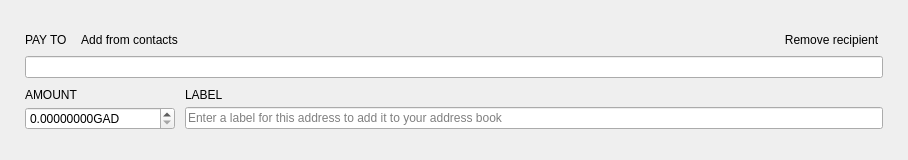
<?xml version="1.0" encoding="UTF-8"?>
<ui version="4.0">
 <class>TransferFrame</class>
 <widget class="QFrame" name="TransferFrame">
  <property name="geometry">
   <rect>
    <x>0</x>
    <y>0</y>
    <width>908</width>
    <height>160</height>
   </rect>
  </property>
  <property name="sizePolicy">
   <sizepolicy hsizetype="Preferred" vsizetype="Preferred">
    <horstretch>0</horstretch>
    <verstretch>150</verstretch>
   </sizepolicy>
  </property>
  <property name="minimumSize">
   <size>
    <width>0</width>
    <height>160</height>
   </size>
  </property>
  <property name="maximumSize">
   <size>
    <width>16777215</width>
    <height>160</height>
   </size>
  </property>
  <property name="windowTitle">
   <string>Frame</string>
  </property>
  <property name="styleSheet">
   <string notr="true"/>
  </property>
  <property name="frameShape">
   <enum>QFrame::NoFrame</enum>
  </property>
  <property name="frameShadow">
   <enum>QFrame::Plain</enum>
  </property>
  <layout class="QVBoxLayout" name="verticalLayout">
   <property name="spacing">
    <number>10</number>
   </property>
   <property name="leftMargin">
    <number>25</number>
   </property>
   <property name="rightMargin">
    <number>25</number>
   </property>
   <item>
    <spacer name="verticalSpacer_2">
     <property name="orientation">
      <enum>Qt::Vertical</enum>
     </property>
     <property name="sizeHint" stdset="0">
      <size>
       <width>20</width>
       <height>40</height>
      </size>
     </property>
    </spacer>
   </item>
   <item>
    <layout class="QGridLayout" name="gridLayout">
     <property name="verticalSpacing">
      <number>5</number>
     </property>
     <item row="0" column="0">
      <widget class="WalletGui::WalletNormalGrayTextLabel" name="m_payToTextLabel">
       <property name="sizePolicy">
        <sizepolicy hsizetype="Minimum" vsizetype="Minimum">
         <horstretch>0</horstretch>
         <verstretch>0</verstretch>
        </sizepolicy>
       </property>
       <property name="text">
        <string>PAY TO</string>
       </property>
       <property name="alignment">
        <set>Qt::AlignLeading|Qt::AlignLeft|Qt::AlignVCenter</set>
       </property>
       <property name="margin">
        <number>0</number>
       </property>
       <property name="indent">
        <number>0</number>
       </property>
      </widget>
     </item>
     <item row="0" column="1">
      <widget class="WalletGui::WalletTinyLinkLikeButton" name="m_addressBookButton">
       <property name="sizePolicy">
        <sizepolicy hsizetype="Preferred" vsizetype="Minimum">
         <horstretch>0</horstretch>
         <verstretch>0</verstretch>
        </sizepolicy>
       </property>
       <property name="cursor">
        <cursorShape>PointingHandCursor</cursorShape>
       </property>
       <property name="focusPolicy">
        <enum>Qt::NoFocus</enum>
       </property>
       <property name="layoutDirection">
        <enum>Qt::LeftToRight</enum>
       </property>
       <property name="text">
        <string>Add from contacts</string>
       </property>
       <property name="flat">
        <bool>true</bool>
       </property>
      </widget>
     </item>
     <item row="0" column="2">
      <spacer name="horizontalSpacer">
       <property name="orientation">
        <enum>Qt::Horizontal</enum>
       </property>
       <property name="sizeHint" stdset="0">
        <size>
         <width>318</width>
         <height>10</height>
        </size>
       </property>
      </spacer>
     </item>
     <item row="0" column="3" alignment="Qt::AlignBottom">
      <widget class="WalletGui::WalletTinyLinkLikeButton" name="m_removeButton">
       <property name="sizePolicy">
        <sizepolicy hsizetype="Preferred" vsizetype="Minimum">
         <horstretch>0</horstretch>
         <verstretch>0</verstretch>
        </sizepolicy>
       </property>
       <property name="cursor">
        <cursorShape>PointingHandCursor</cursorShape>
       </property>
       <property name="focusPolicy">
        <enum>Qt::NoFocus</enum>
       </property>
       <property name="text">
        <string>Remove recipient</string>
       </property>
       <property name="flat">
        <bool>true</bool>
       </property>
      </widget>
     </item>
     <item row="1" column="0" colspan="4">
      <widget class="WalletGui::ClearableLineEdit" name="m_sendAddressEdit">
       <property name="styleSheet">
        <string notr="true">[errorState=&quot;true&quot;] {
  border-color: #ef3131;
}</string>
       </property>
      </widget>
     </item>
    </layout>
   </item>
   <item>
    <layout class="QGridLayout" name="gridLayout_2">
     <property name="verticalSpacing">
      <number>5</number>
     </property>
     <item row="0" column="0">
      <widget class="WalletGui::WalletNormalGrayTextLabel" name="m_amountTextLabel">
       <property name="text">
        <string>AMOUNT</string>
       </property>
       <property name="alignment">
        <set>Qt::AlignBottom|Qt::AlignLeading|Qt::AlignLeft</set>
       </property>
       <property name="indent">
        <number>0</number>
       </property>
      </widget>
     </item>
     <item row="0" column="1">
      <widget class="WalletGui::WalletNormalGrayTextLabel" name="m_labelTextLabel">
       <property name="text">
        <string>LABEL</string>
       </property>
       <property name="alignment">
        <set>Qt::AlignBottom|Qt::AlignLeading|Qt::AlignLeft</set>
       </property>
       <property name="indent">
        <number>0</number>
       </property>
      </widget>
     </item>
     <item row="1" column="0">
      <widget class="QDoubleSpinBox" name="m_sendAmountSpin">
       <property name="focusPolicy">
        <enum>Qt::ClickFocus</enum>
       </property>
       <property name="layoutDirection">
        <enum>Qt::LeftToRight</enum>
       </property>
       <property name="styleSheet">
        <string notr="true">[errorState=&quot;true&quot;] {
  border-color: #ef3131;
}</string>
       </property>
       <property name="buttonSymbols">
        <enum>QAbstractSpinBox::UpDownArrows</enum>
       </property>
       <property name="suffix">
        <string notr="true">GAD</string>
       </property>
       <property name="decimals">
        <number>8</number>
       </property>
       <property name="maximum">
        <double>1000000000000.000000000000000</double>
       </property>
      </widget>
     </item>
     <item row="1" column="1">
      <widget class="WalletGui::ClearableLineEdit" name="m_sendLabelEdit">
       <property name="styleSheet">
        <string notr="true">[errorState=&quot;true&quot;] {
  border-color: #ef3131;
}</string>
       </property>
       <property name="placeholderText">
        <string>Enter a label for this address to add it to your address book</string>
       </property>
      </widget>
     </item>
    </layout>
   </item>
   <item>
    <spacer name="verticalSpacer">
     <property name="orientation">
      <enum>Qt::Vertical</enum>
     </property>
     <property name="sizeHint" stdset="0">
      <size>
       <width>20</width>
       <height>40</height>
      </size>
     </property>
    </spacer>
   </item>
  </layout>
 </widget>
 <customwidgets>
  <customwidget>
   <class>WalletGui::WalletNormalGrayTextLabel</class>
   <extends>QLabel</extends>
   <header>Gui/Common/WalletTextLabel.h</header>
  </customwidget>
  <customwidget>
   <class>WalletGui::WalletTinyLinkLikeButton</class>
   <extends>QPushButton</extends>
   <header>Gui/Common/WalletLinkLikeButton.h</header>
  </customwidget>
  <customwidget>
   <class>WalletGui::ClearableLineEdit</class>
   <extends>QLineEdit</extends>
   <header>Gui/Common/ClearableLineEdit.h</header>
  </customwidget>
 </customwidgets>
 <tabstops>
  <tabstop>m_sendAddressEdit</tabstop>
  <tabstop>m_sendAmountSpin</tabstop>
  <tabstop>m_sendLabelEdit</tabstop>
  <tabstop>m_addressBookButton</tabstop>
  <tabstop>m_removeButton</tabstop>
 </tabstops>
 <resources/>
 <connections>
  <connection>
   <sender>m_removeButton</sender>
   <signal>clicked()</signal>
   <receiver>TransferFrame</receiver>
   <slot>deleteLater()</slot>
   <hints>
    <hint type="sourcelabel">
     <x>797</x>
     <y>41</y>
    </hint>
    <hint type="destinationlabel">
     <x>445</x>
     <y>79</y>
    </hint>
   </hints>
  </connection>
  <connection>
   <sender>m_addressBookButton</sender>
   <signal>clicked()</signal>
   <receiver>TransferFrame</receiver>
   <slot>addressBookClicked()</slot>
   <hints>
    <hint type="sourcelabel">
     <x>136</x>
     <y>41</y>
    </hint>
    <hint type="destinationlabel">
     <x>445</x>
     <y>79</y>
    </hint>
   </hints>
  </connection>
  <connection>
   <sender>m_sendAddressEdit</sender>
   <signal>textChanged(QString)</signal>
   <receiver>TransferFrame</receiver>
   <slot>labelOrAddressChanged(QString)</slot>
   <hints>
    <hint type="sourcelabel">
     <x>445</x>
     <y>56</y>
    </hint>
    <hint type="destinationlabel">
     <x>445</x>
     <y>79</y>
    </hint>
   </hints>
  </connection>
  <connection>
   <sender>m_sendLabelEdit</sender>
   <signal>textChanged(QString)</signal>
   <receiver>TransferFrame</receiver>
   <slot>labelOrAddressChanged(QString)</slot>
   <hints>
    <hint type="sourcelabel">
     <x>582</x>
     <y>128</y>
    </hint>
    <hint type="destinationlabel">
     <x>445</x>
     <y>79</y>
    </hint>
   </hints>
  </connection>
  <connection>
   <sender>m_sendAmountSpin</sender>
   <signal>valueChanged(QString)</signal>
   <receiver>TransferFrame</receiver>
   <slot>amountStringChanged(QString)</slot>
   <hints>
    <hint type="sourcelabel">
     <x>124</x>
     <y>124</y>
    </hint>
    <hint type="destinationlabel">
     <x>453</x>
     <y>79</y>
    </hint>
   </hints>
  </connection>
  <connection>
   <sender>m_sendAddressEdit</sender>
   <signal>textChanged(QString)</signal>
   <receiver>TransferFrame</receiver>
   <slot>addressChanged(QString)</slot>
   <hints>
    <hint type="sourcelabel">
     <x>453</x>
     <y>69</y>
    </hint>
    <hint type="destinationlabel">
     <x>453</x>
     <y>79</y>
    </hint>
   </hints>
  </connection>
 </connections>
 <slots>
  <slot>addressBookClicked()</slot>
  <slot>pasteClicked()</slot>
  <slot>labelOrAddressChanged(QString)</slot>
  <slot>addressChanged(QString)</slot>
  <slot>amountStringChanged(QString)</slot>
 </slots>
</ui>
